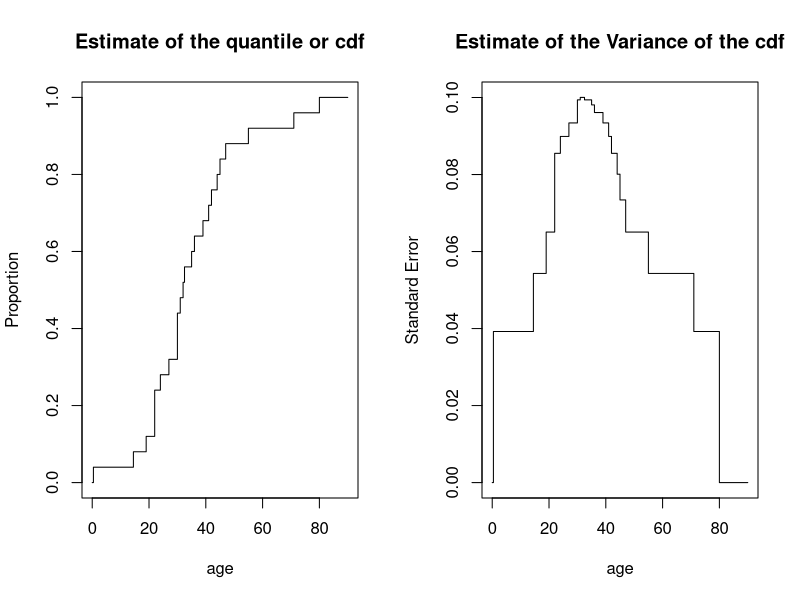
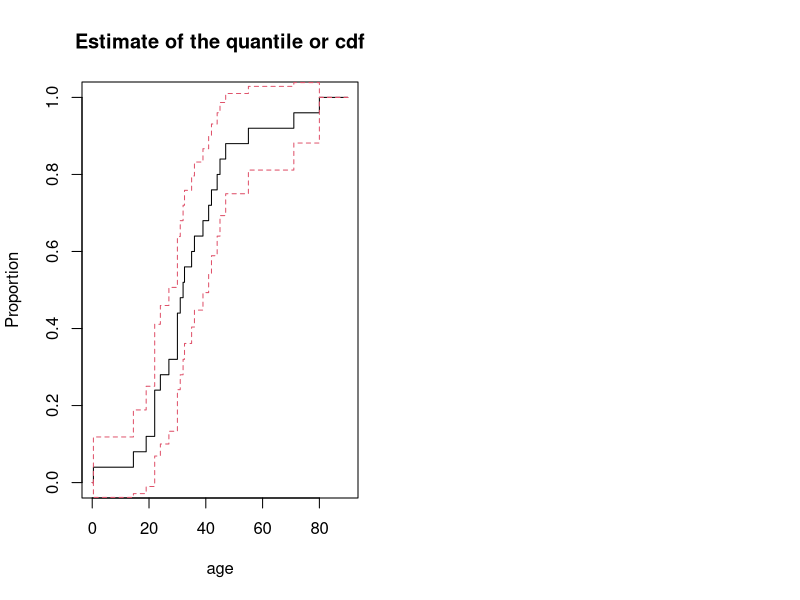

These figures' R source, in order: (Note: this script raises an error after producing the figures.)
## ---- chunk 1
knitr::opts_chunk$set(cache=TRUE, echo = TRUE)
library(knitr)
opts_chunk$set(tidy.opts=list(width.cutoff=45), tidy=FALSE)
## ---- chunk 2
library(carData)
data(TitanicSurvival)
Titanic = na.omit(TitanicSurvival)
Titanic = Titanic[Titanic$sex == "male",]
Titanic$survived1 = as.numeric(Titanic$survived == "yes")
head(Titanic)
## ---- chunk 3
set.seed(341)
TitanicSample = sample(658, 25)
TitanicSample
## ---- chunk 4
popSize <- function(pop) {nrow(as.data.frame(pop))}
sampSize <- function(samp) {popSize(samp)}

createInclusionProbFn <- function(pop, sampSize) {
  N <- popSize(pop)
  n <- sampSize
  function(u) { rep(n/N, length(u)) } # Changed to be vectorized!
}

createJointInclusionProbFn <- function(pop, sampSize) {
  N <- popSize(pop)
  n <- sampSize
  function(u,v) { 
    ## Note that the answer depends on whether u and v
    ## are the same or different
    # if (u == v) {n/N} else {(n * (n-1)) / (N * (N-1))}
    ifelse(u == v, n/N, (n * (n-1)) / (N * (N-1))) # Changed to be vectorized!
  }
}

createHTestimator <- function(pi_u_fn) {
  function(samp, variateFn) {
    Reduce(`+`, 
           Map(function(u) {variateFn(u)/ pi_u_fn(u)}, samp),
           init = 0
    )
  }
}

createHTVarianceEstimator <- function(pop, pi_u_fn, pi_uv_fn) {
  function(samp, variateFn) {
    Reduce(`+`,
           Map(function(u) {
             pi_u <- pi_u_fn(u)
             y_u <- variateFn(u)
             Reduce(`+`, 
                    Map(function(v) {
                      pi_v <- pi_u_fn(v)
                      pi_uv <- pi_uv_fn(u, v)
                      y_v <- variateFn(v)
                      Delta_uv <- pi_uv - pi_u * pi_v
                      result <- (Delta_uv  * y_u * y_v) 
                      result <- result/(pi_uv * pi_u * pi_v)
                      result
                    }, 
                    samp),
                    init = 0) 
           },
           samp
           ),
           init = 0)
  }
}
## ---- chunk 5
N = nrow(Titanic)
n = 25

inclusionProb       <- createInclusionProbFn(1:N, sampSize = n)
inclusionJointProb  <- createJointInclusionProbFn(1:N, sampSize = n)

titanicHTestimator   <- createHTestimator(inclusionProb)
HTVarianceEstimator <- createHTVarianceEstimator(1:N,
                                                 pi_u_fn = inclusionProb,
                                                 pi_uv_fn = inclusionJointProb)

createvariateFnN <- function(popData, variate, N) {
  function (u) {popData[u, variate]/N}
}

titanicHTestimator(TitanicSample, createvariateFnN(Titanic, 'age', N))
sqrt(HTVarianceEstimator(TitanicSample, createvariateFnN(Titanic, 'age', N)))
## ---- chunk 6
createvariateFnN2 <- function(popData, variate, N, y) {
  function (u) {(popData[u, variate] <= y)/N}
}

titanicHTestimator(TitanicSample, createvariateFnN2(Titanic, 'age', N, 20))
sqrt(HTVarianceEstimator(TitanicSample, createvariateFnN2(Titanic, 'age', N, 20)))
## ---- chunk 7
createvariateFnN2 <- function(popData, variate, N, y) {
  function (u) {(popData[u, variate] <= y)/N}
}

titanicHTestimator(TitanicSample, createvariateFnN2(Titanic, 'age', N, 50))
sqrt(HTVarianceEstimator(TitanicSample, createvariateFnN2(Titanic, 'age', N, 50)))
## ---- chunk 8
yseq = c(0, sort(Titanic$age[TitanicSample]), 90)

cdfEstimate = sapply(yseq, function(y) {  
  ptitanic <- createvariateFnN2(Titanic, 'age', N, y)
  titanicHTestimator(TitanicSample, ptitanic)
   } )
  
variancecdfEstimate = sapply(yseq, function(y) {  
  ptitanic <- createvariateFnN2(Titanic, 'age', N, y)
  HTVarianceEstimator(TitanicSample, ptitanic)
   } )
stderr.cdf = sqrt(round(variancecdfEstimate,14))

par(mfrow=c(1,2) )
plot(yseq, cdfEstimate,
  type = 's',
  ylab = "Proportion",
  xlab = "age",
  main = "Estimate of the quantile or cdf"
)
plot(yseq, stderr.cdf,
  type = 's',
  ylab = "Standard Error",
  xlab = "age",
  main = "Estimate of the Variance of the cdf"
)
## ---- chunk 9
plot(yseq, cdfEstimate,
  type = 's',
  ylab = "Proportion",
  xlab = "age",
  main = "Estimate of the quantile or cdf"
)
lines(yseq, cdfEstimate - 2*stderr.cdf, type='s',col=2, lty=2)
lines(yseq, cdfEstimate + 2*stderr.cdf, type='s',col=2, lty=2)
## ---- chunk 10
data(radarImage, package="robustbase")
head(radarImage)
## ---- chunk 11
m = 10000
band2tmeans = matrix(nrow = 10000, ncol = 11)
for(i in 1:m) {
  s = sample(nrow(radarImage), 75)
  for(j in 0:10) {
    band2tmeans[i, j + 1] = mean(radarImage$Band.2[s], trim = j * 0.05)
  }
}
## ---- chunk 12
n.set = seq(0, 0.5, by=0.05)
result = matrix(nrow=length(n.set), ncol = 3, 
                dimnames = list(n.set, c("Median SB", "Median SD", "Median RMSE")))
for (i in 1:length(n.set)){
  mu = mean(band2tmeans[,i])
  var = sum((band2tmeans[,i] - mu)^2) / m
  result[i, 1] = mu - median(radarImage$Band.2)
  result[i, 2] = sqrt(var)
  result[i, 3] = sqrt(var + result[i, 1]^2)
}
round(result,4)
## ---- chunk 13
par(mfrow=c(2,2))
hist(radarImage$Band.2, breaks="FD", main="Population", xlab = "band2")

plot( result[,1]~n.set, main="Sampling Bias", type='l', ylim=range(result[,1]),
      ylab="Sampling Bias", xlab="tirmmed observations" ,cex.lab=1.5 , cex.axis=1.5)
abline(h=0, lty=2, col="grey")

plot(result[,2]~n.set, main="Sampling Standard Deviation", type='l', xlab="tirmmed observations", 
      ylab="Sampling Standard Deviation",cex.lab=1.5 , cex.axis=1.5)

plot( result[,3]~n.set, main="Sampling MSE", type='l', 
      xlab="tirmmed observations", ylab="Sampling MSE",
      cex.lab=1.5 , cex.axis=1.5)
## ---- chunk 14
m = 10000
band3tmeans = matrix(nrow = 10000, ncol = 11)
for(i in 1:m) {
  s = sample(nrow(radarImage), 75)
  for(j in 0:10) {
    band3tmeans[i, j + 1] = mean(radarImage$Band.3[s], trim = j * 0.05)
  }
}
## ---- chunk 15
n.set = seq(0, 0.5, by=0.05)
result2 = matrix(nrow=length(n.set), ncol = 3, 
                dimnames = list(n.set, c("Median SB", "Median SD", "Median RMSE")))
for (i in 1:length(n.set)){
  mu = mean(band3tmeans[,i])
  var = sum((band3tmeans[,i] - mu)^2) / m
  result2[i, 1] = mu - median(radarImage$Band.3)
  result2[i, 2] = sqrt(var)
  result2[i, 3] = sqrt(var + result2[i, 1]^2)
}
round(result2,4)
## ---- chunk 16
par(mfrow=c(2,2),oma=c(0,0,0,0))
hist(radarImage$Band.3, breaks="FD", main="Population", xlab = "band3")
plot( result2[,1]~n.set, main="Sampling Bias", type='l', ylim=range(result2[,1]),
      ylab="Sampling Bias", xlab="tirmmed observations" ,cex.lab=1.5 , cex.axis=1.5)
abline(h=0, lty=2, col="grey")

plot(result2[,2]~n.set, main="Sampling Standard Deviation", type='l', xlab="tirmmed observations", 
      ylab="Sampling Standard Deviation",cex.lab=1.5 , cex.axis=1.5)

plot( result2[,3]~n.set, main="Sampling MSE", type='l', 
      xlab="tirmmed observations", ylab="Sampling MSE",
      cex.lab=1.5 , cex.axis=1.5)
